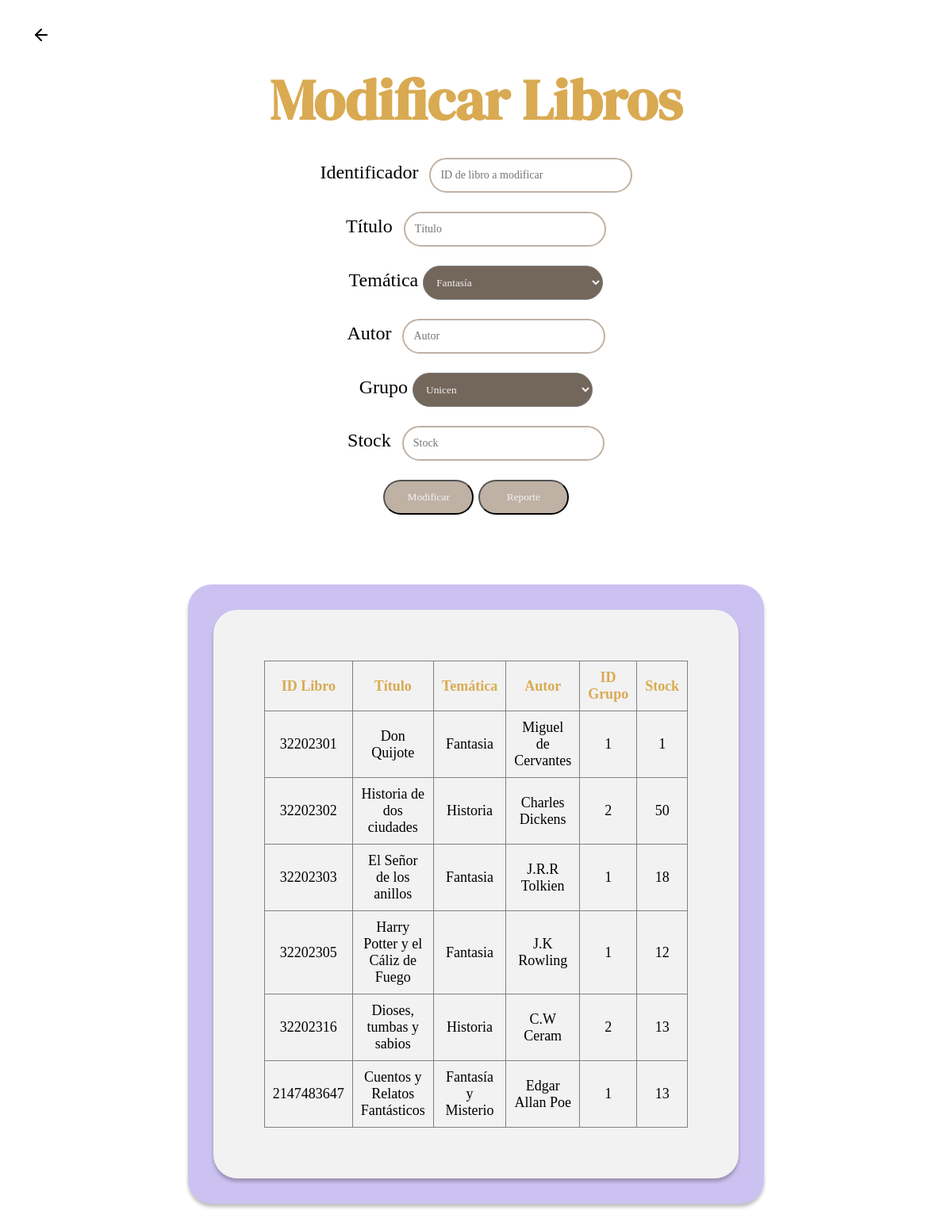
Page /modificacion_libros.php on the committed database.
### tables this page shows
CREATE TABLE `libros` (
  `ID_LIBRO` int(11) NOT NULL,
  `TITULO` varchar(100) NOT NULL,
  `TEMATICA` varchar(100) NOT NULL,
  `AUTOR` varchar(50) NOT NULL,
  `ID_GRUPO` int(11) NOT NULL,
  `STOCK` int(11) NOT NULL,
  `FECHA_RECIBIDO` date DEFAULT NULL
);

### modificacion_libros.php (the view, shortened to what this page needs)
<?php
include("funciones/conexion_bd.php");
?>
<!DOCTYPE html>
<html lang="en">
<head>
    <link rel="stylesheet" href="node_modules/sweetalert2/dist/sweetalert2.min.css">
    <link rel="stylesheet" href="responsive.css" />
</head>
<body>
    <section class="return">
        <svg xmlns="http://www.w3.org/2000/svg" width="24" height="24" viewBox="0 0 24 24" fill="none" stroke="currentColor" stroke-width="2" stroke-linecap="round" stroke-linejoin="round" class="feather feather-arrow-left">
            <line x1="19" y1="12" x2="5" y2="12"></line>
            <polyline points="12 19 5 12 12 5"></polyline>
        </svg>
    </section>
    <div class="insertar">
        <div class="titulo">
            <h1 align="center">Modificar Libros</h1>
        </div>
        <div class="formulario">
            <form action="funciones/modificar_libros.php" method="post">
                <section class="blocks">
                    <td>Identificador </td>
                    <td colspan="2" align="center">
                        <input type="text" name="id_libro" placeholder="ID de libro a modificar" required />
                    </td>
                </section>
                <section class="blocks">
                    <td>Título</td>
                    <td colspan="2" align="center">
                        <input type="text" name="titulo" placeholder="Título" required />
                    </td>
                </section>
                <section class="blocks">
                    <td>Temática</td>
                    <td colspan="2" align="center">
                        <select name="tematica">
                            <option value="Fantasía">Fantasía</option>
                        </select>
                    </td>
                </section>
                <section class="blocks">
                    <td>Autor</td>
                    <td colspan="2" align="center">
                        <input type="text" name="autor" placeholder="Autor" required />
                    </td>
                </section>
                <section class="blocks">
                    <td>Grupo</td>
                    <td colspan="2" align="center">
                        <select name="id_grupo">
                            <option value="1">Unicen</option>
                        </select>
                    </td>
                </section>
                <section class="blocks">
                    <td>Stock</td>
                    <td colspan="2" align="center">
                        <input type="number" name="stock" placeholder="Stock" required />
                    </td>
                </section>
                <section class="blocks">
                    <td colspan="2" align="center">
                        <button class="principal" name="btn-modificar">Modificar</button>
                    </td>
                    <td align="center" colspan="2">
                        <button class="principal" name="btn-reporte"><a class="title" href="reporte_libros.php">Reporte</a></button>
                    </td>
                </section>
            </form>
            <div class="section_tabla">
                <div class="fondo_tabla">
                    <div class="tabla">
                        <?php
                        $consulta = "SELECT l.ID_LIBRO, l.TITULO, l.TEMATICA, l.AUTOR, l.ID_GRUPO, l.STOCK, g.DESCRIPCION AS GDESCRIPCION
            FROM libros l
            JOIN grupo g ON l.ID_GRUPO = g.ID_GRUPO";
                        $resultado = mysqli_query($conn, $consulta);
                        echo "<table border='1' align='center'>
        <tr>
            <th>ID Libro</th>
            <th>Título</th>
            <th>Temática</th>
            <th>Autor</th>
            <th>ID Grupo</th>
            <th>Stock</th>
        </tr>";
        while ($fila = mysqli_fetch_array($resultado)) {
            echo "<tr>";
            echo "<td>" . $fila['ID_LIBRO'] . "</td>";
            echo "<td>" . $fila['TITULO'] . "</td>";
            echo "<td>" . $fila['TEMATICA'] . "</td>";
            echo "<td>" . $fila['AUTOR'] . "</td>";
            echo "<td>" . $fila['ID_GRUPO'] . "</td>";
            echo "<td>" . $fila['STOCK'] . "</td>";
            echo "</tr>";
        }
                        echo "</table>";
                        ?>
                    </div>
                </div>
            </div>
        </div>
    </div>
</body>
</html>

### responsive.css (style rules this page uses)
.return { margin: 2rem 0 0 2rem; }
.insertar { margin-top: 1rem; }
h1 { font-family: 'DM Serif Display', serif; text-align: center; font-size: 72px; color: #D9AA52; margin: 0; }
.insertar .blocks { text-align: center; margin: 1.5rem; font-family: Calisto MT; font-size: 24px; }
.blocks input { border-radius: 30px; color: #BFB1A4; padding: 12px 12px; border: 2px solid #BFB1A4; font-size: 14px; font-family: Calisto MT; margin-left: 0.5rem; width: 20%; }
.blocks select { width: 20%; background-color: #73675C; font-family: Calisto MT; color: #F2F2F2; padding: 12px 12px; border-radius: 30px; }
.blocks .principal { width: 10%; background-color: #BFB1A4; font-family: Calisto MT; color: #F2F2F2; padding: 12px 12px; border-radius: 30px; }
.blocks .principal .title { text-decoration: none; color: #F2F2F2; }
.insertar .section_tabla { display: flex; justify-content: center; }
.insertar .fondo_tabla { margin: 4rem; padding: 2rem; text-align: center; background: #CCC2F2; box-shadow: 0px 4px 4px rgba(0, 0, 0, 0.25); border-radius: 30px; }
.insertar .fondo_tabla .tabla { box-shadow: 0px 4px 4px rgba(0, 0, 0, 0.25); border-radius: 30px; background-color: #F2F2F2; padding: 4rem; font-family: Calisto MT; font-size: 18px; }
.insertar .fondo_tabla .tabla table { border-collapse: collapse; width: 10px; }
.insertar .fondo_tabla .tabla table th { color: #D9AA52; padding: 10px; }
.insertar .fondo_tabla .tabla table td { padding: 10px; }

### rows in the picture
libros: ID_LIBRO "32202301", TITULO "Don Quijote", TEMATICA "Fantasia", AUTOR "Miguel de Cervantes", ID_GRUPO "1", STOCK "1"
libros: ID_LIBRO "32202302", TITULO "Historia de dos ciudades", TEMATICA "Historia", AUTOR "Charles Dickens", ID_GRUPO "2", STOCK "50"
libros: ID_LIBRO "32202303", TITULO "El Señor de los anillos", TEMATICA "Fantasia", AUTOR "J.R.R Tolkien", ID_GRUPO "1", STOCK "18"
libros: ID_LIBRO "32202305", TITULO "Harry Potter y el Cáliz de Fuego", TEMATICA "Fantasia", AUTOR "J.K Rowling", ID_GRUPO "1", STOCK "12"
libros: ID_LIBRO "32202316", TITULO "Dioses, tumbas y sabios", TEMATICA "Historia", AUTOR "C.W Ceram", ID_GRUPO "2", STOCK "13"
libros: ID_LIBRO "2147483647", TITULO "Cuentos y Relatos Fantásticos", TEMATICA "Fantasía y Misterio", AUTOR "Edgar Allan Poe", ID_GRUPO "1", STOCK "13"
